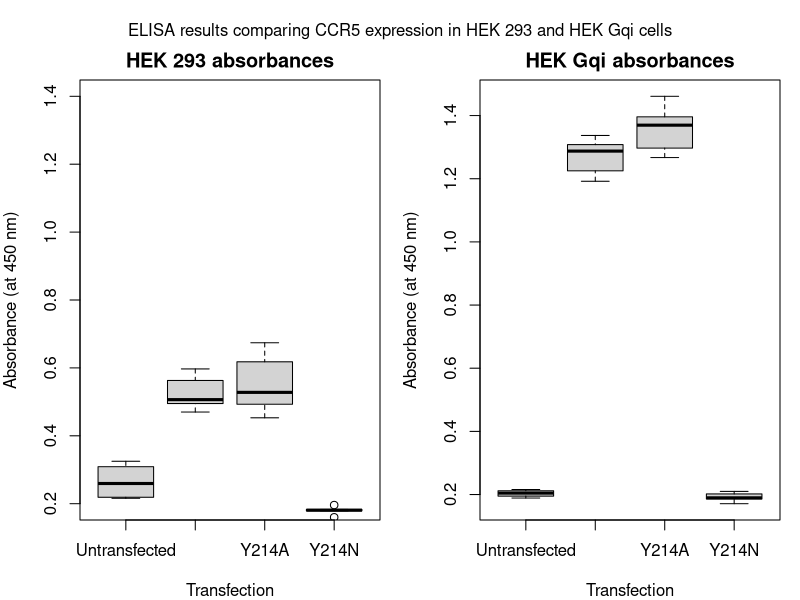

Write R code to recreate this figure.
## ---- chunk 1
library(tidyr)
library(dplyr)
library(ggplot2)
library(knitr)
library(readr)

CCR52 <- read.csv("ELISA comparing CCR5 expression in HEK 293 adnd HEK Gqi cells (FuGENE).csv")
CCR52
ccr52 <- tbl_df(CCR52)
ccr52



par(mfrow = c(1, 2), mar = c(4, 4, 2, 1), oma = c(0, 0, 2, 0))

boxplot(ccr52$HEK.293.absorbance~ccr52$Transfection, xlab = "Transfection", ylab = "Absorbance (at 450 nm)", main = "HEK 293 absorbances", ylim = c(0.2, 1.4))

boxplot(ccr52$HEK.Gqi.absorbance~ccr52$Transfection, xlab = "Transfection", ylab = "Absorbance (at 450 nm)", main = "HEK Gqi absorbances")
 
mtext("ELISA results comparing CCR5 expression in HEK 293 and HEK Gqi cells", outer = TRUE)

# print stats

